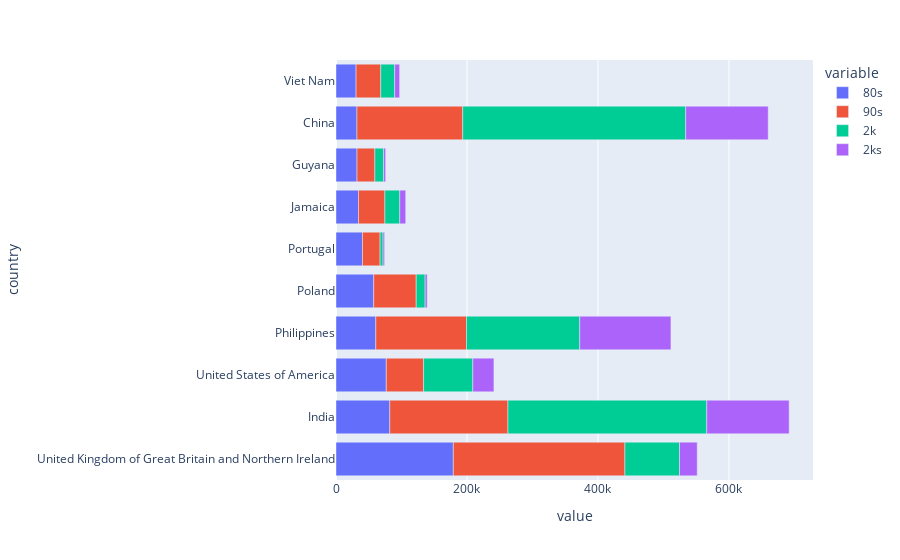

The code cell stored with this chart in its notebook:
### Code cell
decade_df = df[['80s','90s','2k','2ks']]
decade_df = decade_df.sort_values(by=['80s','90s','2k','2ks'],
            ascending=False).head(10)
px.bar(decade_df,
       y=decade_df.index,
       x=decade_df.columns,
       )

### Figure 1 — Plotly figure (JSON) as saved in the notebook; plotly's stock layout.template omitted (floating-point values rounded to 4 significant figures)
{"data": [{"alignmentgroup": "True", "hovertemplate": "variable=80s<br>value=%{x}<br>country=%{y}<extra></extra>", "legendgroup": "80s", "marker": {"color": "#636efa", "pattern": {"shape": ""}}, "name": "80s", "offsetgroup": "80s", "orientation": "h", "showlegend": true, "textposition": "auto", "type": "bar", "x": [179171, 82154, 76824, 60764, 57602, 40432, 34328, 32096, 32003, 30638], "xaxis": "x", "y": ["United Kingdom of Great Britain and Northern Ireland", "India", "United States of America", "Philippines", "Poland", "Portugal", "Jamaica", "Guyana", "China", "Viet Nam"], "yaxis": "y"}, {"alignmentgroup": "True", "hovertemplate": "variable=90s<br>value=%{x}<br>country=%{y}<extra></extra>", "legendgroup": "90s", "marker": {"color": "#EF553B", "pattern": {"shape": ""}}, "name": "90s", "offsetgroup": "90s", "orientation": "h", "showlegend": true, "textposition": "auto", "type": "bar", "x": [261966, 180395, 56915, 138482, 64864, 26904, 40329, 27260, 161528, 37726], "xaxis": "x", "y": ["United Kingdom of Great Britain and Northern Ireland", "India", "United States of America", "Philippines", "Poland", "Portugal", "Jamaica", "Guyana", "China", "Viet Nam"], "yaxis": "y"}, {"alignmentgroup": "True", "hovertemplate": "variable=2k<br>value=%{x}<br>country=%{y}<extra></extra>", "legendgroup": "2k", "marker": {"color": "#00cc96", "pattern": {"shape": ""}}, "name": "2k", "offsetgroup": "2k", "orientation": "h", "showlegend": true, "textposition": "auto", "type": "bar", "x": [83413, 303591, 75173, 172904, 13629, 4484, 22733, 13340, 340385, 21274], "xaxis": "x", "y": ["United Kingdom of Great Britain and Northern Ireland", "India", "United States of America", "Philippines", "Poland", "Portugal", "Jamaica", "Guyana", "China", "Viet Nam"], "yaxis": "y"}, {"alignmentgroup": "True", "hovertemplate": "variable=2ks<br>value=%{x}<br>country=%{y}<extra></extra>", "legendgroup": "2ks", "marker": {"color": "#ab63fa", "pattern": {"shape": ""}}, "name": "2ks", "offsetgroup": "2ks", "orientation": "h", "showlegend": true, "textposition": "auto", "type": "bar", "x": [26950, 125764, 32210, 139241, 3146, 2347, 9041, 3089, 126046, 7508], "xaxis": "x", "y": ["United Kingdom of Great Britain and Northern Ireland", "India", "United States of America", "Philippines", "Poland", "Portugal", "Jamaica", "Guyana", "China", "Viet Nam"], "yaxis": "y"}], "layout": {"barmode": "relative", "legend": {"title": {"text": "variable"}, "tracegroupgap": 0}, "margin": {"t": 60}, "xaxis": {"anchor": "y", "domain": [0, 1], "title": {"text": "value"}}, "yaxis": {"anchor": "x", "domain": [0, 1], "title": {"text": "country"}}}}
